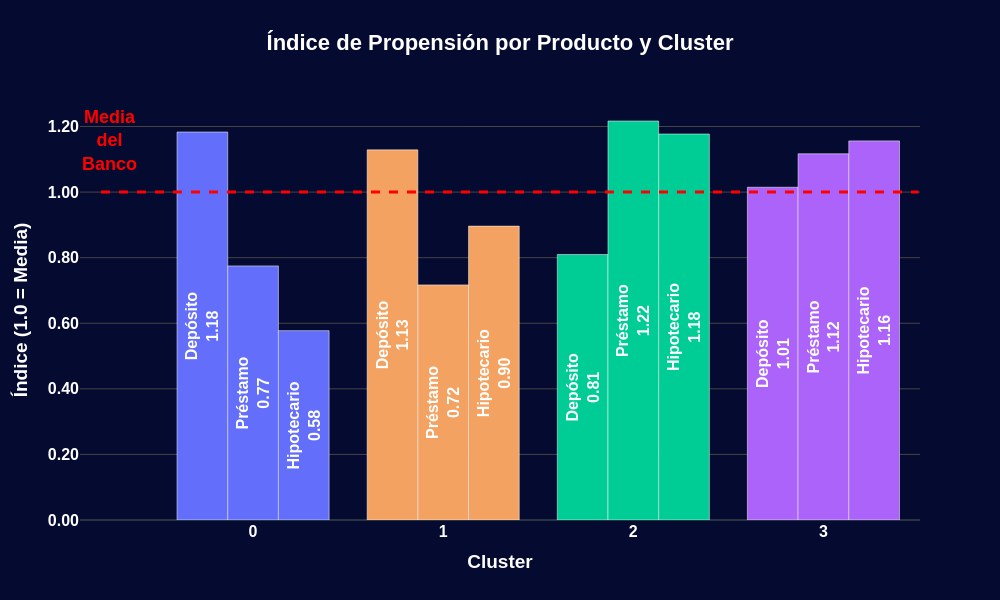

The code cell stored with this chart in its notebook:
### Code cell
# Representación gráfica del Índice de Propensión
fig_propensity = go.Figure()

productos = indice_propension.columns

for i, producto in enumerate(productos):
# Trazas Propensity
    fig_propensity.add_trace(
        go.Bar(
            x=indice_propension.index,
            y=indice_propension[producto],
            name=producto,
            text=[f"<b>{producto}</b><br><b>{val:.2f}</b>" for val in indice_propension[producto]],
            textposition='inside',
            insidetextanchor='middle',
            textangle=-90,
            textfont=dict(size=16, color='white', weight='bold'),
            marker_color=colores_clusters, # Usar colores distintos por cluster
            marker_line=dict(color='#FFFFFF', width=0.5)
        )
    )

# Añadir línea de referencia (Media Global = 1.0)
fig_propensity.add_shape(
    type="line",
    x0=-0.8,
    x1=len(indice_propension.index)-0.5,
    y0=1,
    y1=1,
    line=dict(color="red", width=3, dash="dash"), # Rojo reservado para líneas de media
)

# Anotaciones
fig_propensity.add_annotation(
    x=-0.6,
    y=1.05,
    text="Media<br>del<br>Banco",
    showarrow=False,
    xanchor='right',
    yanchor='bottom',
    font=dict(color="red", size=18, weight='bold') # Rojo reservado para líneas de media
)

# Layout Índice de Propensión
fig_propensity.update_layout(
    template='custom',
    title='Índice de Propensión por Producto y Cluster',
    title_x=0.5,
    xaxis_title='Cluster',
    yaxis_title='Índice (1.0 = Media)',
    xaxis=dict(
        tickmode='array',
        tickvals=[0, 1, 2, 3],
        ticktext=['0', '1', '2', '3']
    ),
    barmode='group',
    height=600,
    width=1000,
    showlegend=False,
    font=dict(family='Arial', size=16, color='white', weight='bold'),
    paper_bgcolor='#050a30',
    plot_bgcolor='#050a30',
    yaxis=dict(
        showgrid=True, 
        gridcolor='#444',
        tickformat='.2f' # Forzar un decimal extra (1.00)
    )
)

fig_propensity.show()

### Figure 1 — Plotly figure (JSON) as saved in the notebook; plotly's stock layout.template omitted (floating-point values rounded to 4 significant figures)
{"data": [{"insidetextanchor": "middle", "marker": {"color": ["#636EFA", "#F4A261", "#00CC96", "#AB63FA"], "line": {"color": "#FFFFFF", "width": 0.5}}, "name": "Depósito", "text": ["<b>Depósito</b><br><b>1.18</b>", "<b>Depósito</b><br><b>1.13</b>", "<b>Depósito</b><br><b>0.81</b>", "<b>Depósito</b><br><b>1.01</b>"], "textangle": -90, "textfont": {"color": "white", "size": 16, "weight": "bold"}, "textposition": "inside", "type": "bar", "x": [0, 1, 2, 3], "y": [1.183, 1.129, 0.8097, 1.015]}, {"insidetextanchor": "middle", "marker": {"color": ["#636EFA", "#F4A261", "#00CC96", "#AB63FA"], "line": {"color": "#FFFFFF", "width": 0.5}}, "name": "Préstamo", "text": ["<b>Préstamo</b><br><b>0.77</b>", "<b>Préstamo</b><br><b>0.72</b>", "<b>Préstamo</b><br><b>1.22</b>", "<b>Préstamo</b><br><b>1.12</b>"], "textangle": -90, "textfont": {"color": "white", "size": 16, "weight": "bold"}, "textposition": "inside", "type": "bar", "x": [0, 1, 2, 3], "y": [0.7749, 0.717, 1.217, 1.117]}, {"insidetextanchor": "middle", "marker": {"color": ["#636EFA", "#F4A261", "#00CC96", "#AB63FA"], "line": {"color": "#FFFFFF", "width": 0.5}}, "name": "Hipotecario", "text": ["<b>Hipotecario</b><br><b>0.58</b>", "<b>Hipotecario</b><br><b>0.90</b>", "<b>Hipotecario</b><br><b>1.18</b>", "<b>Hipotecario</b><br><b>1.16</b>"], "textangle": -90, "textfont": {"color": "white", "size": 16, "weight": "bold"}, "textposition": "inside", "type": "bar", "x": [0, 1, 2, 3], "y": [0.5775, 0.8963, 1.177, 1.156]}], "layout": {"annotations": [{"font": {"color": "red", "size": 18, "weight": "bold"}, "showarrow": false, "text": "Media<br>del<br>Banco", "x": -0.6, "xanchor": "right", "y": 1.05, "yanchor": "bottom"}], "barmode": "group", "font": {"color": "white", "family": "Arial", "size": 16, "weight": "bold"}, "height": 600, "paper_bgcolor": "#050a30", "plot_bgcolor": "#050a30", "shapes": [{"line": {"color": "red", "dash": "dash", "width": 3}, "type": "line", "x0": -0.8, "x1": 3.5, "y0": 1, "y1": 1}], "showlegend": false, "title": {"text": "Índice de Propensión por Producto y Cluster", "x": 0.5}, "width": 1000, "xaxis": {"tickmode": "array", "ticktext": ["0", "1", "2", "3"], "tickvals": [0, 1, 2, 3], "title": {"text": "Cluster"}}, "yaxis": {"gridcolor": "#444", "showgrid": true, "tickformat": ".2f", "title": {"text": "Índice (1.0 = Media)"}}}}
